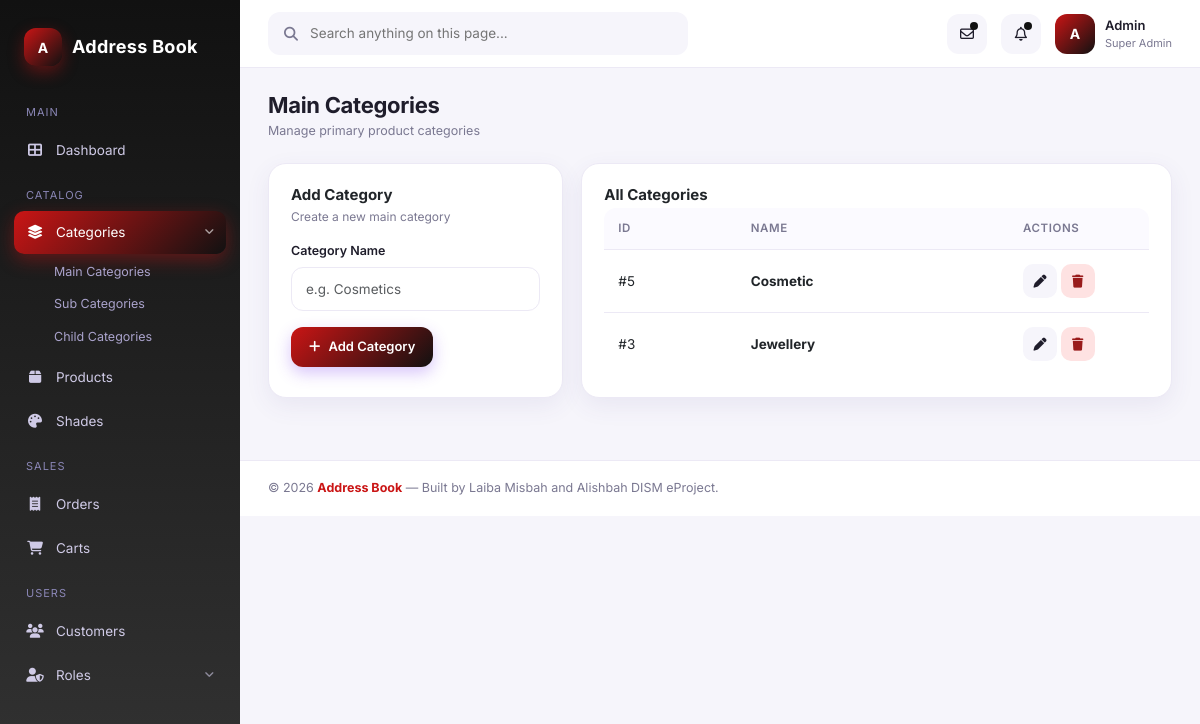
The page /admin/main_cat.php on the database its author committed.
### tables this page shows
CREATE TABLE `main_cat` (
  `mcat_id` int(11) NOT NULL,
  `mcat_name` varchar(100) NOT NULL
);

### admin/main_cat.php (called while the page is built)
<?php
include 'view_main_cat.php';
?>

### admin/view_main_cat.php (the view, shortened to what this page needs)
<?php
include 'header.php';
$rows = mysqli_query($con, "SELECT * FROM main_cat ORDER BY mcat_id DESC");
?>
<div class="page-header">
  <div><h1>Main Categories</h1><div class="crumb">Manage primary product categories</div></div>
</div>
<div class="grid-2" style="grid-template-columns: 1fr 2fr;">
  <div class="card">
    <h3 class="card-title">Add Category</h3>
    <div class="card-sub">Create a new main category</div>
    <form method="post">
      <div class="form-group">
        <label>Category Name</label>
        <input type="text" name="mcat_name" class="form-control" placeholder="e.g. Cosmetics" required>
      </div>
      <button class="btn btn-primary" name="add_main"><i class="fas fa-plus"></i> Add Category</button>
    </form>
  </div>
  <div class="card">
    <h3 class="card-title">All Categories</h3>
    <div class="table-wrap">
      <table class="data">
        <thead><tr><th>ID</th><th>Name</th><th style="width:140px">Actions</th></tr></thead>
        <tbody>
        <?php if($rows && mysqli_num_rows($rows)>0): while($r=mysqli_fetch_assoc($rows)): ?>
          <tr>
            <td>#<?= $r['mcat_id'] ?></td>
            <td><strong><?= htmlspecialchars($r['mcat_name']) ?></strong></td>
            <td>
              <a href="edit_main_cat.php?id=<?= $r['mcat_id'] ?>" class="btn btn-soft btn-icon" title="Edit"><i class="fas fa-pen"></i></a>
              <a href="?del_id=<?= $r['mcat_id'] ?>" class="btn btn-danger btn-icon" onclick="return confirm('Delete?')" title="Delete"><i class="fas fa-trash"></i></a>
            </td>
          </tr>
        <?php endwhile; else: ?>
          <tr><td colspan="3" class="text-center text-muted py-4">No categories yet</td></tr>
        <?php endif; ?>
        </tbody>
      </table>
    </div>
  </div>
</div>
<?php include 'footer.php'; ?>

### assets/admin/css/style.css (style rules this page uses)
:root { --bg:#f6f5fb; --surface:#ffffff; --surface-2:#fbfaff; --text:#1f1d2b; --text-muted:#7a7891; --border:#ece9f5; --primary:#ca1515; --primary-2:#111111; --pink:#111111; --blue:#3b82f6; --cyan:#06b6d4; --green:#10b981; --orange:#f59e0b; --red:#ca1515; --gold:#fbbf24; --grad-purple: linear-gradient(135deg,#ca1515 0%, #111111 100%); --grad-orange: linear-gradient(135deg,#ca1515 0%, #f59e0b 100%); --grad-blue: linear-gradient(135deg,#ca1515 0%, #3b82f6 100%); --grad-green: linear-gradient(135deg,#ca1515 0%, #10b981 100%); --shadow-sm: 0 2px 6px rgba(40,30,80,.05); --shadow: 0 8px 24px rgba(80,60,140,.08); --shadow-lg: 0 20px 40px rgba(80,60,140,.12); --radius: 18px; --radius-sm: 12px; --sidebar-w: 240px; }
* { box-sizing:border-box; }
html,body { margin:0;padding:0;background:var(--bg);color:var(--text); font-family:'Inter','Segoe UI',system-ui,-apple-system,sans-serif; font-size:14px;-webkit-font-smoothing:antialiased; }
a { color:inherit;text-decoration:none; }
.page-header { display:flex;align-items:center;justify-content:space-between;margin-bottom:22px; }
.page-header h1 { margin:0;font-size:22px;font-weight:700;letter-spacing:-.3px; }
.page-header .crumb { font-size:12.5px;color:var(--text-muted);margin-top:4px; }
.card { background:var(--surface);border-radius:var(--radius); box-shadow:var(--shadow);padding:22px;border:1px solid var(--border); }
.card-title { font-size:15px;font-weight:700;margin:0 0 4px; }
.card-sub { font-size:12px;color:var(--text-muted);margin-bottom:16px; }
.grid-2 { display:grid;grid-template-columns:2fr 1fr;gap:18px;margin-bottom:22px; }
.table-wrap { overflow-x:auto;border-radius:var(--radius-sm); }
table.data { width:100%;border-collapse:separate;border-spacing:0; }
table.data thead th { text-align:left;font-size:11.5px;text-transform:uppercase;letter-spacing:.6px; color:var(--text-muted);font-weight:600;padding:12px 14px;background:var(--surface-2); border-bottom:1px solid var(--border); }
table.data tbody td { padding:14px;border-bottom:1px solid var(--border);font-size:13.5px;vertical-align:middle; }
table.data tbody tr:last-child td { border-bottom:none; }
.btn { display:inline-flex;align-items:center;gap:8px;padding:10px 18px;border-radius:12px; font-size:13px;font-weight:600;border:none;cursor:pointer;transition:all .2s; }
.btn-primary { background:var(--grad-purple);color:#fff;box-shadow:0 6px 16px rgba(124,58,237,.3); }
.btn-soft { background:var(--bg);color:var(--text); }
.btn-danger { background:#fee2e2;color:#991b1b; }
.btn-icon { width:34px;height:34px;border-radius:10px;display:inline-grid;place-items:center;padding:0; }
.form-group { margin-bottom:16px; }
.form-group label { display:block;font-size:12.5px;font-weight:600;color:var(--text);margin-bottom:6px; }
.form-control { width:100%;padding:11px 14px;border-radius:12px;border:1px solid var(--border); background:var(--surface);font-size:13.5px;color:var(--text);outline:none;transition:all .2s; font-family:inherit; }

### rows shown on the page
main_cat: mcat_id "5", mcat_name "Cosmetic"
main_cat: mcat_id "3", mcat_name "Jewellery"
